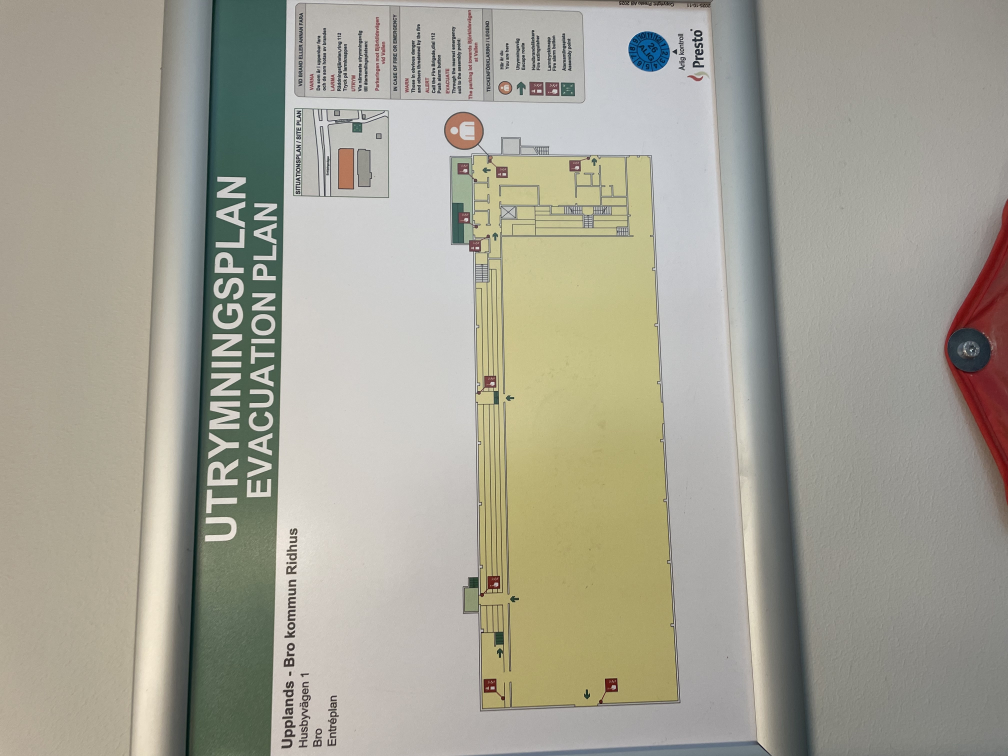
#> input picture references/plans/ridhus-entreplan-utrymning.jpg, 4032 x 3024 px, found by its file name (shown at 1/4 size)
$ python dokumentlinjer.py references/plans/ridhus-entreplan-utrymning.jpg
#> lines starting #> are read from the running program, lines starting #| are printed output that depends on the picture
#!/usr/bin/env python3
"""Fyra hörn på planbladets rektangel — även de som aldrig fotograferades.

Bakgrund. Senior review bad om en sista rätning byggd på planbladets fyra
verkliga hörn i stället för extrempunkter i den gula ytan. Två av bladets
hörn ligger **utanför fotot**: skylten är beskuren i överkant. Hörnen går
alltså inte att peka ut.

Men de går att RÄKNA FRAM. Fyra fotograferade kanter på ett plant dokument
skär varandra i fyra punkter, och de punkterna är rektangelns hörn oavsett
om kameran råkade få med dem. Det här skriptet gör det:

1. varje kant anges med en grov tvåpunktshint,
2. hinten förfinas mot den starkaste gradienten vinkelrätt mot linjen —
   en dålig hint syns då som ett dåligt linjeresidual, den förgiftar inte
   resultatet tyst,
3. de fyra skärningspunkterna skrivs ut i den ordning
   `tools/rektifiera-plan.py --horn` vill ha dem.

**Bara tryck på dokumentet används** — ramkant, gröna bandets kanter,
legendrutans linjaler. Byggnadens väggar rörs inte. Det är med flit:
väggarna sparas till valideringen, och en validering på det man anpassat
mot bevisar ingenting.

    python3 tools/dokumentlinjer.py references/plans/ridhus-entreplan-utrymning.jpg
"""

import argparse
import json
import pathlib
import sys

import numpy as np
from PIL import Image

# Grova tvåpunktshintar i ORIGINALPIXLAR, avlästa ur ett rutnätsöverlägg.
# Familj A löper längs bladets långsida, familj B tvärs. Ingen av dem är en
# byggnadsvägg.
HINTAR = {
    "A_ram_vanster":   ((600, 40), (824, 2800)),
    "A_gron_vanster":  ((864, 40), (1004, 2800)),
    "A_gron_hoger":    ((1176, 40), (1320, 2800)),
    "A_blad_hoger":    ((2924, 40), (3196, 2760)),
    "B_blad_botten":   ((2400, 3014), (3200, 2842)),
    "B_legend_topp":   ((1220, 28), (2300, 8)),
}

# Vilka två linjer per familj som spänner den rektangel hörnen räknas ur.
YTTRE = {"A": ("A_ram_vanster", "A_blad_hoger"),
         "B": ("B_legend_topp", "B_blad_botten")}


def gradbild(bild: np.ndarray) -> np.ndarray:
    """Kantstyrka, Sobel på gråskala."""
    g = bild.mean(axis=2)
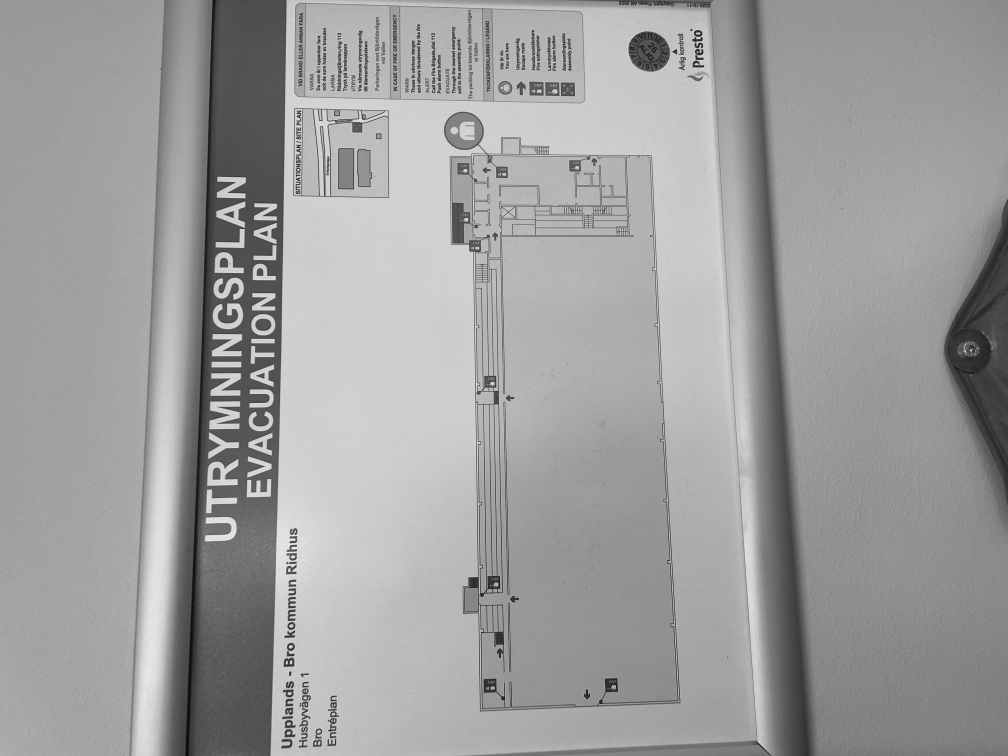
#> g: shape (3024, 4032) float64 (shown at 1/4 size); min 0.667, max 255, mean 158.6
    kx = np.array([[-1, 0, 1], [-2, 0, 2], [-1, 0, 1]], dtype=np.float64)
    ky = kx.T
    from numpy.lib.stride_tricks import sliding_window_view
    f = sliding_window_view(g, (3, 3))
    gx = (f * kx).sum(axis=(2, 3))
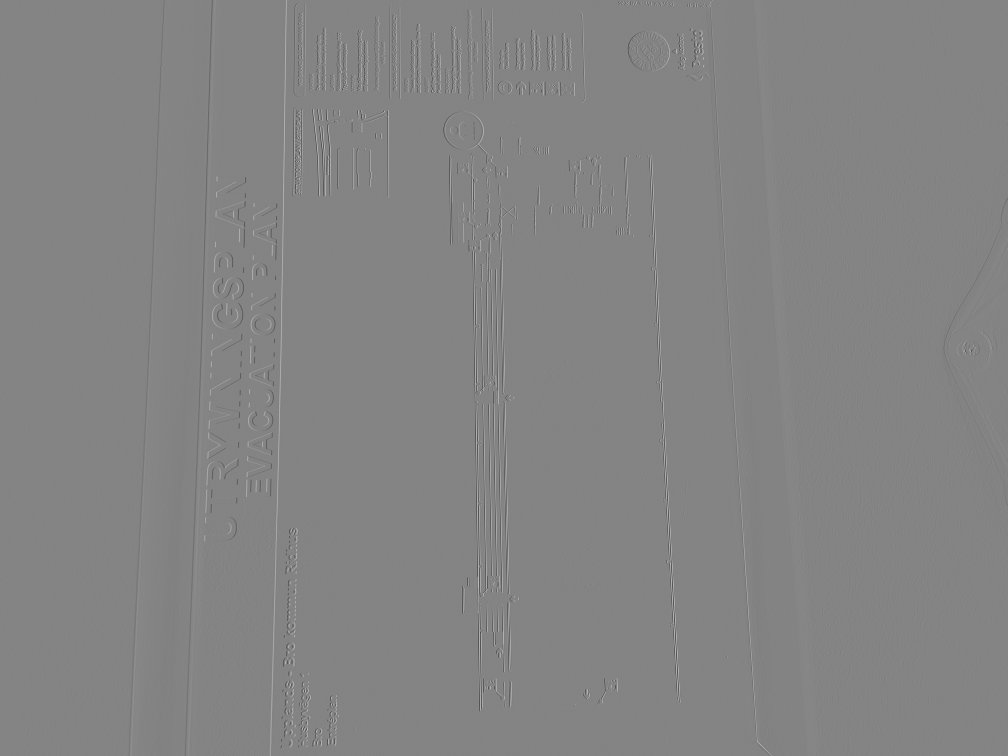
#> gx: shape (3022, 4030) float64 (shown at 1/4 size); min -885.7, max 824, mean -0.1; drawn with min black and max white
    gy = (f * ky).sum(axis=(2, 3))
    ut = np.zeros_like(g)
    ut[1:-1, 1:-1] = np.hypot(gx, gy)
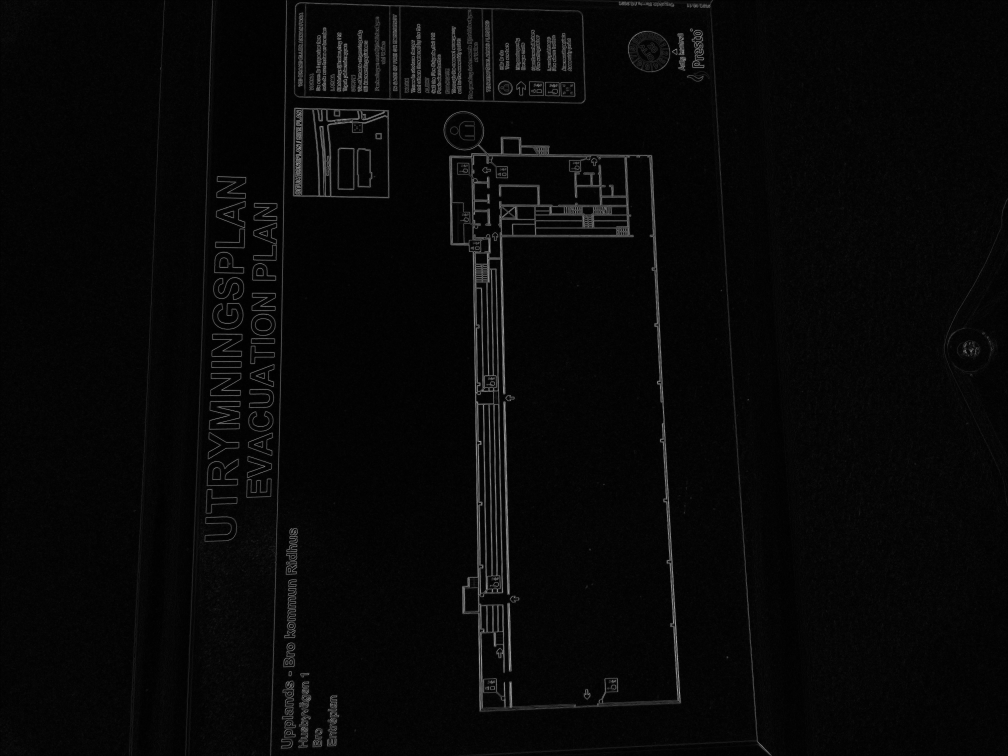
#> ut: shape (3024, 4032) float64 (shown at 1/4 size); min 0, max 928.8, mean 29; drawn with min black and max white
    return ut


def forfina(grad: np.ndarray, p1, p2, prov: int = 400):
    """Fäst en hintad linje vid den kant den ligger nära, i krympande steg.

    Ett enda brett svep duger inte: söker man ±45 px efter största gradient
    fastnar man i text och struktur, och spridningen blir tiotals pixlar —
    då är det inte längre en kant man mätt. Därför tre pass med allt
    smalare fönster, och robust gallring mellan varje: punkter mer än tre
    MAD från linjen kastas innan nästa pass.

    RMS-spridningen som rapporteras är hintens kvitto. Ligger den inte i
    pixelklassen är linjen inte funnen, och den får inte användas."""
    h, w = grad.shape
    p1 = np.array(p1, dtype=np.float64)
    p2 = np.array(p2, dtype=np.float64)

    mitt = (p1 + p2) / 2
    d = (p2 - p1) / np.linalg.norm(p2 - p1)
    langd = np.linalg.norm(p2 - p1)

    behall = None
    for sok in (40, 12, 5):
        normal = np.array([-d[1], d[0]])
        punkter = []
        for t in np.linspace(-0.47, 0.47, prov):
            bas = mitt + d * (t * langd)
            basta, bastv = -1.0, None
            for s in np.arange(-sok, sok + 0.5, 0.5):
                q = bas + normal * s
                x, y = int(round(q[0])), int(round(q[1]))
                if 1 <= x < w - 1 and 1 <= y < h - 1:
                    v = grad[y, x]
                    if v > basta:
                        basta, bastv = v, q
            if bastv is not None and basta > 0:
                punkter.append(bastv)
        if len(punkter) < 20:
            sys.exit("FEL  for fa traffar for att anpassa en linje")
        arr = np.array(punkter)

        for _ in range(4):
            m = arr.mean(axis=0)
            _, _, vt = np.linalg.svd(arr - m)
            dd = vt[0]
            n = np.array([-dd[1], dd[0]])
            avv = (arr - m) @ n
            mad = np.median(np.abs(avv - np.median(avv))) or 1e-6
            kvar = arr[np.abs(avv - np.median(avv)) <= 3 * mad]
            if len(kvar) < 20 or len(kvar) == len(arr):
                arr = kvar if len(kvar) >= 20 else arr
                break
            arr = kvar

        mitt = arr.mean(axis=0)
        _, _, vt = np.linalg.svd(arr - mitt)
        d = vt[0]
        behall = arr

    n = np.array([-d[1], d[0]])
    avvik = (behall - mitt) @ n
    return mitt, d, float(np.sqrt((avvik ** 2).mean())), float(np.abs(avvik).max()), len(behall)


def skarning(l1, l2):
    """Skärningspunkt mellan två linjer givna som (punkt, riktning)."""
    (p, d), (q, e) = l1, l2
    A = np.array([d, -e]).T
    if abs(np.linalg.det(A)) < 1e-9:
        return None
    t = np.linalg.solve(A, q - p)
    return p + d * t[0]


def flyktpunkt(linjer):
    """Minsta-kvadrat-flyktpunkt för en familj, plus medelresidual."""
    A, b = [], []
    for p, d, *_ in linjer:
        n = np.array([-d[1], d[0]])
        A.append(n)
        b.append(n @ p)
    A, b = np.array(A), np.array(b)
    x, *_ = np.linalg.lstsq(A, b, rcond=None)
    return x, float(np.abs(A @ x - b).mean())


def main() -> int:
    p = argparse.ArgumentParser()
    p.add_argument("bild")
    p.add_argument("--json", action="store_true")
    a = p.parse_args()

    arr = np.asarray(Image.open(a.bild).convert("RGB")).astype(np.float64)
    grad = gradbild(arr)

    linjer = {}
    print("linjeanpassning — spridningen ar hintens kvitto:\n")
    print(f"  {'linje':<20} {'RMS px':>8} {'max px':>8} {'punkter':>8}")
    for namn, (h1, h2) in HINTAR.items():
        mitt, d, rms, mx, n = forfina(grad, h1, h2)
        linjer[namn] = (mitt, d, rms, mx)
        print(f"  {namn:<20} {rms:8.2f} {mx:8.1f} {n:8d}")
#> this loop made 6 passes
#> (mitt, d, rms, mx, n) on passes 1 to 6: ([712.4, 1420], [-0.0786, -0.997], 3.36, 5.41, 400), ([924.8, 1440.4], [0.0621, 0.998], 3.5, 5.77, 400), ([1245.2, 1420.1], [0.0538, 0.999], 3.37, 5.64, 400), ([3064, 1399.6], [0.113, 0.994], 3.31, 5.43, 400), ([2801.3, 2934.2], [0.977, -0.213], 3.49, 5.39, 400), ([1760.9, 26.95], [1, 0.0301], 0.387, 0.999, 391)
#|   A_ram_vanster            3.36      5.4      400
#|   A_gron_vanster           3.50      5.8      400
#|   A_gron_hoger             3.37      5.6      400
#|   A_blad_hoger             3.31      5.4      400
#|   B_blad_botten            3.49      5.4      400
#|   B_legend_topp            0.39      1.0      391
#> after the loop, linjer = 6 items

    for fam in ("A", "B"):
        med = [v for k, v in linjer.items() if k.startswith(fam + "_")]
        fp, res = flyktpunkt(med)
        print(f"\nfamilj {fam}: {len(med)} linjer  flyktpunkt "
              f"({fp[0]:.0f}, {fp[1]:.0f})  medelresidual {res:.1f} px")
#> this loop made 2 passes
#> (fp, res) on passes 1 to 2: ([-1082.9, -31841.9], 443.3), ([14390.6, 407.3], 3.62e-13)
#| familj A: 4 linjer  flyktpunkt (-1083, -31842)  medelresidual 443.3 px
#| familj B: 2 linjer  flyktpunkt (14391, 407)  medelresidual 0.0 px

    horn = []
    for bn in (YTTRE["B"][0], YTTRE["B"][1]):
        for an in (YTTRE["A"][0], YTTRE["A"][1]):
            s = skarning(linjer[an][:2], linjer[bn][:2])
            horn.append((f"{an} x {bn}", s))
#> this loop made 2 passes
#> after the loop, horn = [('A_ram_vanster x B_legend_topp', [599.9, -8.02]), ('A_blad_hoger x B_legend_topp', [2911.3, 61.6]), ('A_ram_vanster x B_blad_botten', [865, 3356.4]), ('A_blad_hoger x B_blad_botten', [3228.6, 2841])]
    # ordningen rektifiera-plan.py vill ha: ÖV ÖH NH NV
    ordnad = [horn[0][1], horn[1][1], horn[3][1], horn[2][1]]
#> ordnad = [[599.9, -8.02], [2911.3, 61.6], [3228.6, 2841], [865, 3356.4]]

    print("\nfyra hörn på planbladets rektangel, RÄKNADE ur fyra fotograferade kanter:")
    for namn, (h, _) in zip(("övre vänster", "övre höger", "nedre höger", "nedre vänster"),
                            zip(ordnad, ordnad)):
        pass
#> this loop made 4 passes
    for namn, s in zip(("övre vänster", "övre höger", "nedre höger", "nedre vänster"), ordnad):
        inne = 0 <= s[0] < arr.shape[1] and 0 <= s[1] < arr.shape[0]
        print(f"  {namn:<15} {s[0]:8.1f} {s[1]:8.1f}   "
              f"{'i bild' if inne else 'UTANFOR BILDEN — aldrig fotograferat'}")
#> this loop made 4 passes
#|   övre vänster       599.9     -8.0   UTANFOR BILDEN — aldrig fotograferat
#|   övre höger        2911.3     61.6   i bild
#|   nedre höger       3228.6   2841.0   i bild
#|   nedre vänster      865.0   3356.4   UTANFOR BILDEN — aldrig fotograferat

    argstr = " ".join(f"{s[0]:.1f},{s[1]:.1f}" for s in ordnad)
    print(f"\n  --horn {argstr}")
#|   --horn 599.9,-8.0 2911.3,61.6 3228.6,2841.0 865.0,3356.4
    if a.json:
        print(json.dumps({"horn": [[float(s[0]), float(s[1])] for s in ordnad]}))
    return 0


if __name__ == "__main__":
    raise SystemExit(main())
#> (the program exits here)
